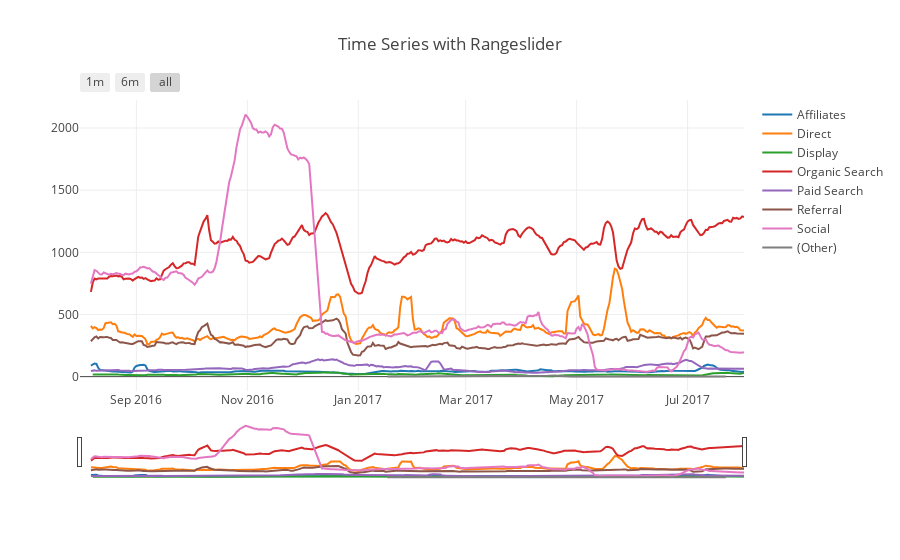

The notebook cell this image was saved under:
### Markdown cell above
## Traffic by Channel over past year

### Code cell
layout = dict(
    title='Time Series with Rangeslider',
    xaxis=dict(
        rangeselector=dict(
            buttons=list([
                dict(count=1,
                     label='1m',
                     step='month',
                     stepmode='backward'),
                dict(count=6,
                     label='6m',
                     step='month',
                     stepmode='backward'),
                dict(step='all')
            ])
        ),
        rangeslider=dict(
            visible = True
        ),
        type='date'
    )
)

fig = dict(data=data, layout=layout)
plotly.offline.iplot(fig, filename = "Time Series with Rangeslider")

### Figure 1 — Plotly figure (JSON) as saved in the notebook; plotly's stock layout.template omitted (floating-point values rounded to 4 significant figures; data arrays with more than 128 entries replaced by an {"elided": "..."} marker saying what was removed)
{"data": [{"mode": "lines", "name": "Affiliates", "type": "scatter", "uid": "a4689868-d8cd-11e8-8eb8-a45e60cb1c79", "x": {"elided": "366 str values"}, "y": {"elided": "366 float values"}}, {"mode": "lines", "name": "Direct", "type": "scatter", "uid": "a4689a36-d8cd-11e8-a882-a45e60cb1c79", "x": {"elided": "366 str values"}, "y": {"elided": "366 float values"}}, {"mode": "lines", "name": "Display", "type": "scatter", "uid": "a4689b4c-d8cd-11e8-a395-a45e60cb1c79", "x": {"elided": "361 str values"}, "y": {"elided": "361 float values"}}, {"mode": "lines", "name": "Organic Search", "type": "scatter", "uid": "a4689c18-d8cd-11e8-88e6-a45e60cb1c79", "x": {"elided": "366 str values"}, "y": {"elided": "366 float values"}}, {"mode": "lines", "name": "Paid Search", "type": "scatter", "uid": "a4689d58-d8cd-11e8-9073-a45e60cb1c79", "x": {"elided": "366 str values"}, "y": {"elided": "366 float values"}}, {"mode": "lines", "name": "Referral", "type": "scatter", "uid": "a4689e50-d8cd-11e8-8b3f-a45e60cb1c79", "x": {"elided": "366 str values"}, "y": {"elided": "366 float values"}}, {"mode": "lines", "name": "Social", "type": "scatter", "uid": "a4689f06-d8cd-11e8-b127-a45e60cb1c79", "x": {"elided": "366 str values"}, "y": {"elided": "366 float values"}}, {"mode": "lines", "name": "(Other)", "type": "scatter", "uid": "a4689fb8-d8cd-11e8-ab7d-a45e60cb1c79", "x": ["2016-08-26", "2016-08-31", "2016-09-09", "2016-09-27", "2016-09-30", "2016-11-21", "2017-01-17", "2017-01-18", "2017-01-25", "2017-03-03", "2017-03-27", "2017-03-28", "2017-04-04", "2017-04-05", "2017-04-06", "2017-04-07", "2017-04-10", "2017-04-11", "2017-04-12", "2017-04-13", "2017-04-14", "2017-04-15", "2017-04-16", "2017-04-17", "2017-04-18", "2017-04-19", "2017-04-20", "2017-04-21", "2017-04-25", "2017-04-26", "2017-04-27", "2017-04-28", "2017-05-05", "2017-05-17", "2017-05-19", "2017-05-21", "2017-07-22"], "y": [null, null, null, null, null, null, 1.429, 1.429, 1.429, 1.429, 1.571, 1.571, 1.857, 1.571, 2, 2, 2.143, 2.143, 3.714, 5.429, 6.714, 7.143, 7.714, 9.429, 10.29, 8.857, 6.857, 5.429, 4.571, 4.143, 2.714, 1.714, 1.714, 1.714, 1.714, 1.714, 1.571]}], "layout": {"title": "Time Series with Rangeslider", "xaxis": {"rangeselector": {"buttons": [{"count": 1, "label": "1m", "step": "month", "stepmode": "backward"}, {"count": 6, "label": "6m", "step": "month", "stepmode": "backward"}, {"step": "all"}]}, "rangeslider": {"visible": true}, "type": "date"}}}
